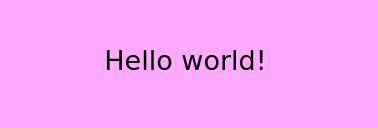
<?xml version="1.0" encoding="UTF-8"?>
<ui version="4.0">
 <class>Dialog</class>
 <widget class="QDialog" name="Dialog">
  <property name="geometry">
   <rect>
    <x>0</x>
    <y>0</y>
    <width>378</width>
    <height>128</height>
   </rect>
  </property>
  <property name="windowTitle">
   <string>My First Dialog</string>
  </property>
  <property name="styleSheet">
   <string notr="true">background-color:rgb(255, 170, 255)</string>
  </property>
  <widget class="QLabel" name="label">
   <property name="geometry">
    <rect>
     <x>20</x>
     <y>30</y>
     <width>331</width>
     <height>61</height>
    </rect>
   </property>
   <property name="font">
    <font>
     <family>Verdana</family>
     <pointsize>20</pointsize>
     <weight>50</weight>
     <bold>false</bold>
    </font>
   </property>
   <property name="text">
    <string>Hello world!</string>
   </property>
   <property name="alignment">
    <set>Qt::AlignCenter</set>
   </property>
  </widget>
 </widget>
 <resources/>
 <connections/>
</ui>
